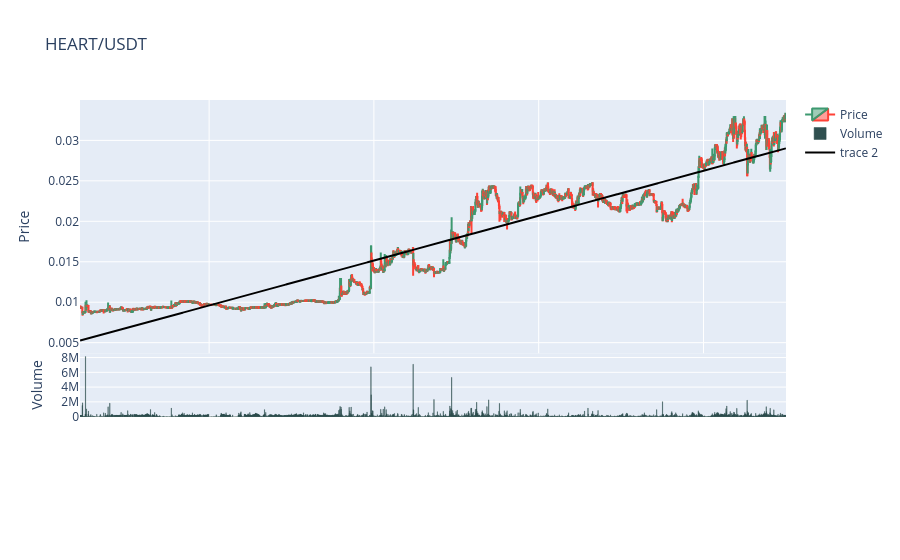

The notebook cell saved with this chart:
### Code cell
pair = pairs[i]
i += 1
print(f"Generating plot for pair {pair}")
df = load_pair_history(
    datadir=data_location,
    timeframe=config["timeframe"],
    pair=pair,
    data_format = "feather",
    candle_type=CandleType.SPOT,
)
X = df.index.values.reshape(-1,1)
y = df.close.values
model = LinearRegression()
model.fit(X, y)
y_pred = model.predict(X)
fig = generate_candlestick_graph(pair=pair, data=df)
fig.add_trace(go.Scatter(x=df['date'],y=y_pred, mode = 'lines', marker_color='black'))
fig.show()

### Figure 1 — Plotly figure (JSON) as saved in the notebook; plotly's stock layout.template omitted (floating-point values rounded to 4 significant figures; data arrays with more than 128 entries replaced by an {"elided": "..."} marker saying what was removed)
{"data": [{"close": {"elided": "2879 float values"}, "high": {"elided": "2879 float values"}, "low": {"elided": "2879 float values"}, "name": "Price", "open": {"elided": "2879 float values"}, "type": "candlestick", "x": {"elided": "2879 str values"}, "xaxis": "x", "yaxis": "y"}, {"marker": {"color": "DarkSlateGrey", "line": {"color": "DarkSlateGrey"}}, "name": "Volume", "type": "bar", "x": {"elided": "2879 str values"}, "xaxis": "x2", "y": {"elided": "2879 float values"}, "yaxis": "y2"}, {"marker": {"color": "black"}, "mode": "lines", "type": "scatter", "x": {"elided": "2879 str values"}, "y": {"elided": "2879 float values"}}], "layout": {"modebar": {"add": ["v1hovermode", "toggleSpikeLines"]}, "title": {"text": "HEART/USDT"}, "xaxis": {"anchor": "y", "domain": [0, 1], "matches": "x3", "rangeslider": {"visible": false}, "showticklabels": false}, "xaxis2": {"anchor": "y2", "domain": [0, 1], "matches": "x3", "showticklabels": false}, "xaxis3": {"anchor": "y3", "domain": [0, 1]}, "yaxis": {"anchor": "x", "domain": [0.3335, 1], "title": {"text": "Price"}}, "yaxis2": {"anchor": "x2", "domain": [0.1667, 0.3334], "title": {"text": "Volume"}}, "yaxis3": {"anchor": "x3", "domain": [0, 0.1666], "title": {"text": "Other"}}}}
